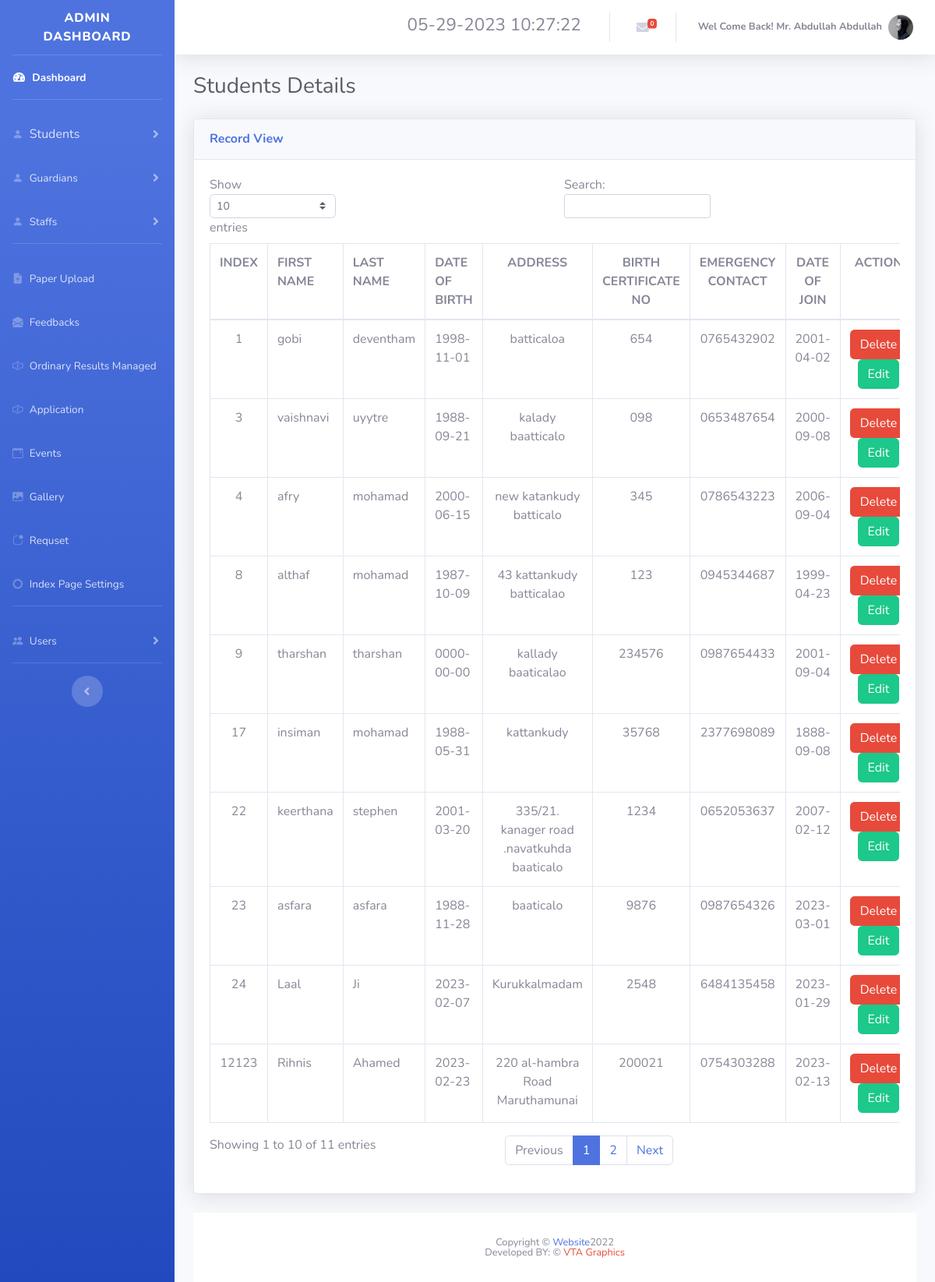
/hilurians2/student_data_view.php (signed in), run on the app's committed database.
### tables this page shows
CREATE TABLE `user` (
  `ID` int(11) NOT NULL,
  `First_Name` varchar(20) NOT NULL,
  `Last_Name` varchar(20) NOT NULL,
  `dob` date NOT NULL,
  `Gender` varchar(6) NOT NULL,
  `email` varchar(35) NOT NULL,
  `phone` varchar(10) NOT NULL,
  `username` varchar(15) NOT NULL,
  `password` text NOT NULL,
  `usertype` varchar(30) NOT NULL,
  `created_time` datetime NOT NULL DEFAULT current_timestamp(),
  `index_or_staff` varchar(5) NOT NULL,
  `NIC` varchar(12) NOT NULL,
  `image` text NOT NULL,
  `u_status` int(1) NOT NULL
);

CREATE TABLE `students` (
  `id` int(8) NOT NULL,
  `index_no` int(8) NOT NULL,
  `first_nm` varchar(20) NOT NULL,
  `last_nm` varchar(20) NOT NULL,
  `dob` date NOT NULL,
  `address` varchar(100) NOT NULL,
  `birtherificate_no` varchar(10) NOT NULL,
  `emrg_con_no` varchar(10) NOT NULL,
  `doj` date NOT NULL,
  `gender` varchar(6) NOT NULL
);

### hilurians2/student_data_view.php (the view, shortened to what this page needs)
<?php
    include 'connection.php';
?>
<!DOCTYPE html>
<html lang="en">
<head>
    <link href="vendor/fontawesome-free/css/all.min.css" rel="stylesheet" type="text/css">
    <link href="css/sb-admin-2.min.css" rel="stylesheet">
    <link rel="stylesheet" href="https://cdn.jsdelivr.net/npm/bootstrap-icons@1.10.2/font/bootstrap-icons.css">
    <link rel="stylesheet" href="https://cdnjs.cloudflare.com/ajax/libs/normalize/5.0.0/normalize.min.css">
    <link rel="stylesheet" href="css/stylesearch.css">
</head>
<body id="page-top">
    <link rel="stylesheet" href="https://use.fontawesome.com/releases/v5.1.0/css/all.css">
    <div id="wrapper">
        <ul class="navbar-nav bg-gradient-primary sidebar sidebar-dark accordion" id="accordionSidebar">
            <a class="sidebar-brand d-flex align-items-center justify-content-center" href="#">
                <div class="sidebar-brand-text mx-3">Admin Dashboard <sup></sup></div>
            </a>
            <hr class="sidebar-divider my-0">
            <li class="nav-item active">
                <a class="nav-link" href="index.php">
                    <i class="fas fa-fw fa-tachometer-alt"></i>
                    <span>Dashboard</span></a>
            </li>
            <hr class="sidebar-divider">
            <li class="nav-item">
                <a class="nav-link collapsed" href="#" data-toggle="collapse" data-target="#students"
                    aria-expanded="true" aria-controls="collapseTwo">
                    <i class="bi bi-person-fill"></i>
                    <spanstyle="color:Yellow;">Students</span>
                </a>
            </li>
            <li class="nav-item">
                <a class="nav-link collapsed" href="#" data-toggle="collapse" data-target="#guardians"
                    aria-expanded="true" aria-controls="collapseTwo">
                    <i class="bi bi-person-fill"></i>
                    <span>Guardians</span>
                </a>
            </li>
            <li class="nav-item">
                <a class="nav-link collapsed" href="#" data-toggle="collapse" data-target="#staff"
                    aria-expanded="true" aria-controls="collapseUtilities">
                    <i class="bi bi-person-fill"></i>
                    <span>Staffs</span>
                </a>
            </li>
            <hr class="sidebar-divider">
             <li class="nav-item">
                <a class="nav-link" href="pastpapers.php">
                <i class="bi bi-file-earmark-arrow-up-fill"></i>
                    <span>Paper Upload</span>
                </a>
            </li>
            <li class="nav-item">
                <a class="nav-link" href="message.php">
                <i class="bi bi-envelope-open-fill"></i>
                    <span>Feedbacks</span>
                </a>
            </li>
            <li class="nav-item">
                <a class="nav-link" href="results.php">
                <i class="bi bi-input-cursor-text"></i>
                    <span>Ordinary Results Managed</span>
                </a>
            </li>
            <li class="nav-item">
                <a class="nav-link" href="application.php">
                <i class="bi bi-input-cursor-text"></i>
                    <span>Application</span>
                </a>
            </li>
            <li class="nav-item">
                <a class="nav-link" href="events.php">
                    <i class="bi bi-calendar-event"></i>
                    <span>Events</span></a>
            </li>
            <li class="nav-item">
                <a class="nav-link" href="gallery.php">
                    <i class="bi bi-image-fill"></i>
                    <span>Gallery</span></a>
            </li>
            <li class="nav-item">
                <a class="nav-link" href="request.php">
                    <i class="bi bi-app-indicator"></i>
                    <span>Requset</span></a>
            </li>
            <li class="nav-item">
                <a class="nav-link" href="index_page.php">
                    <i class="bi bi-gear-wide"></i>
                    <span>Index Page Settings</span></a>
            </li>
            <hr class="sidebar-divider d-none d-md-block">
            <li class="nav-item">
                <a class="nav-link collapsed" href="#" data-toggle="collapse" data-target="#user"
                    aria-expanded="true" aria-controls="collapseUtilities">
                    <i class="bi bi-people-fill"></i>
                    <span>Users</span>
                </a>
            </li>
            <hr class="sidebar-divider d-none d-md-block">
            <div class="text-center d-none d-md-inline">
                <button class="rounded-circle border-0" id="sidebarToggle"></button>
            </div>
        </ul>
        <div id="content-wrapper" class="d-flex flex-column">
            <div id="content">
                <nav class="navbar navbar-expand navbar-light bg-white topbar mb-4 static-top shadow">
                    <ul class="navbar-nav ml-auto">
                        <li class="nav-item dropdown no-arrow">
                            <a class="nav-link" href="#" role="button">
                                <h3><span class="mr-2 d-none d-lg-inline text-gray-600 small" id="date-time"></span></h3>
                            </a>
                        </li>
    <?php
        $sql1="SELECT * FROM messages WHERE read_status=0;";
        $exe1=mysqli_query($con,$sql1);
        $count=mysqli_num_rows($exe1);
    ?>
                        <li class="nav-item dropdown no-arrow mx-1">
                            <a class="nav-link dropdown-toggle" href="#" id="messagesDropdown" role="button"
                                data-toggle="dropdown" aria-haspopup="true" aria-expanded="false">
                                <i class="fas fa-envelope fa-fw"></i>
                                <span class="badge badge-danger badge-counter"><?php echo $count ?></span>
                            </a>
                        </li>
                        <li class="nav-item dropdown no-arrow">
                            <a class="nav-link dropdown-toggle" href="#" id="userDropdown" role="button"
                                data-toggle="dropdown" aria-haspopup="true" aria-expanded="false">
                                <span class="mr-2 d-none d-lg-inline text-gray-600 small">
                                    <b>
                                    <?php
                                        $sql="SELECT * FROM user WHERE username='".$_SESSION["username"]."'";
                                        $exe=mysqli_query($con,$sql);
                                        $row=mysqli_fetch_array($exe);
                                            $fname=$row['First_Name'];
                                            $lname=$row['Last_Name'];
                                            $gender=$row['Gender'];
                                        if ($gender == "Male")
                                        {
                                            echo "Wel Come Back! Mr.  ".$fname." ".$lname;
                                        }
                                        else
                                        {
                                            echo "Wel Come Back! Ms.  ".$fname." ".$lname;
                                        }
                                    ?>
                                    </b>
                                </span>
                                <img class="img-profile rounded-circle"
                                    src="img/<?php echo $row['image']; ?>">
                            </a>
                        </li>
                    </ul>
                </nav>
                <div class="container-fluid">
                    <div class="d-sm-flex align-items-center justify-content-between mb-4">
                        <h1 class="h3 mb-0 text-gray-800">Students Details</h1>
                    </div>
<div class="card shadow mb-4">
    <div class="card-header py-3">
        <h6 class="m-0 font-weight-bold text-primary">Record View</h6>
    </div>
    <div class="card-body">
        <div class="table-responsive">
            <table class="table table-bordered" id="dataTable" width="100%" cellspacing="0">
                <thead>
                    <?php
                        $sql="SELECT * FROM students;";
                        $exe=mysqli_query($con,$sql);
                        print("<tr class='font-weight-bold'>");
                            print ("<td align='center'>");
                                echo "INDEX";
                            print ("</td>");
                            print ("<td>");
                                echo "FIRST NAME";
                            print("</td>");
                            print ("<td>");
                                echo "LAST NAME";
                            print ("</td>");
                            print ("<td>");
                                echo "DATE OF BIRTH";
                            print ("</td>");
                            print ("<td align='center'>");
                                echo "ADDRESS";
                            print ("</td>");
                            print ("<td align='center'>");
                                echo "BIRTH CERTIFICATE NO";
                            print ("</td>");
                            print ("<td align='center'>");
                                echo "EMERGENCY CONTACT";
                            print ("</td>");
                            print ("<td align='center'>");
                                echo "DATE OF JOIN";
                            print ("</td>");
                            print ("<td align='center'>");
                                print("ACTION");
                            print ("</td>");
                        print("</tr>");
               echo "</thead>";
                echo "<tbody>";
                    if($exe)
                    {
                        while($row=mysqli_fetch_array($exe))
                        {
                            $id=$row['id'];
                            $index=$row['index_no'];
                            $fname=$row['first_nm'];
                            $lname=$row['last_nm'];
                            $dob=$row['dob'];
                            $address=$row['address'];
                            $bcn=$row['birtherificate_no'];
                            $emgn=$row['emrg_con_no'];
                            $doj=$row['doj'];
                            print("<tr>");
                                print ("<td align='center'>");
                                    echo $index;
                                print ("</td>");
                                print ("<td>");
                                    echo $fname;
                                print("</td>");
                                print ("<td>");
                                    echo $lname;
                                print ("</td>");
                                print ("<td>");
                                    echo $dob;
                                print ("</td>");
                                print ("<td align='center'>");
                                    echo $address;
                                print ("</td>");
                                print ("<td align='center'>");
                                    echo $bcn;
                                print ("</td>");
                                print ("<td align='center'>");
                                    echo $emgn;
                                print ("</td>");
                                print ("<td align='center'>");
                                    echo $doj;
                                print ("</td>");
                                print ("<td align='center'>");
                                    print("<a href='student_delete.php?id=$index'  class='btn btn-danger btn-md'>Delete</a>"." ");
                                    print("<a href=student_edit.php?uid=$id class='btn btn-success btn-md'>Edit</a>");
                                print ("</td>");
                            print("</tr>");
                }
            }
                    ?>
                </tbody>
            </table>
        </div>
    </div>
</div>
    <footer class="sticky-footer bg-white" style="bottom: 0;width: 100%;">
        <div class="container my-auto" align="center">
            <div class="copyright text-center my-auto">
                <span>Copyright &copy; <span class="text-primary">Website</span>2022</span>
                <br>
                <span>Developed BY: &copy; <span class="text-danger">VTA Graphics</span></span>
            </div>
        </div>
    </footer>
    </div>
    </div>
</body>
</html>

### hilurians2/css/stylesearch.css (style rules this page uses)
body { background: #7D26CD; }

### data on the page
user: First_Name "Abdullah", Last_Name "Abdullah", image (picture)
students: index_no "22", first_nm "keerthana", last_nm "stephen", dob "2001-03-20", address "335/21. kanager road .navatkuhda baaticalo", birtherificate_no "1234", emrg_con_no "0652053637", doj "2007-02-12"
students: index_no "1", first_nm "gobi", last_nm "deventham", dob "1998-11-01", address "batticaloa", birtherificate_no "654", emrg_con_no "0765432902", doj "2001-04-02"
students: index_no "4", first_nm "afry", last_nm "mohamad", dob "2000-06-15", address "new katankudy batticalo", birtherificate_no "345", emrg_con_no "0786543223", doj "2006-09-04"
students: index_no "3", first_nm "vaishnavi", last_nm "uyytre", dob "1988-09-21", address "kalady baatticalo", birtherificate_no "098", emrg_con_no "0653487654", doj "2000-09-08"
students: index_no "17", first_nm "insiman", last_nm "mohamad", dob "1988-05-31", address "kattankudy", birtherificate_no "35768", emrg_con_no "2377698089", doj "1888-09-08"
students: index_no "8", first_nm "althaf", last_nm "mohamad", dob "1987-10-09", address "43 kattankudy batticalao", birtherificate_no "123", emrg_con_no "0945344687", doj "1999-04-23"
students: index_no "9", first_nm "tharshan", last_nm "tharshan", dob "0000-00-00", address "kallady baaticalao", birtherificate_no "234576", emrg_con_no "0987654433", doj "2001-09-04"
students: index_no "23", first_nm "asfara", last_nm "asfara", dob "1988-11-28", address "baaticalo", birtherificate_no "9876", emrg_con_no "0987654326", doj "2023-03-01"
students: index_no "24", first_nm "Laal", last_nm "Ji", dob "2023-02-07", address "Kurukkalmadam", birtherificate_no "2548", emrg_con_no "6484135458", doj "2023-01-29"
students: index_no "12123", first_nm "Rihnis", last_nm "Ahamed", dob "2023-02-23", address "220 al-hambra Road Maruthamunai", birtherificate_no "200021", emrg_con_no "0754303288", doj "2023-02-13"

### other printed values
$count "0"
